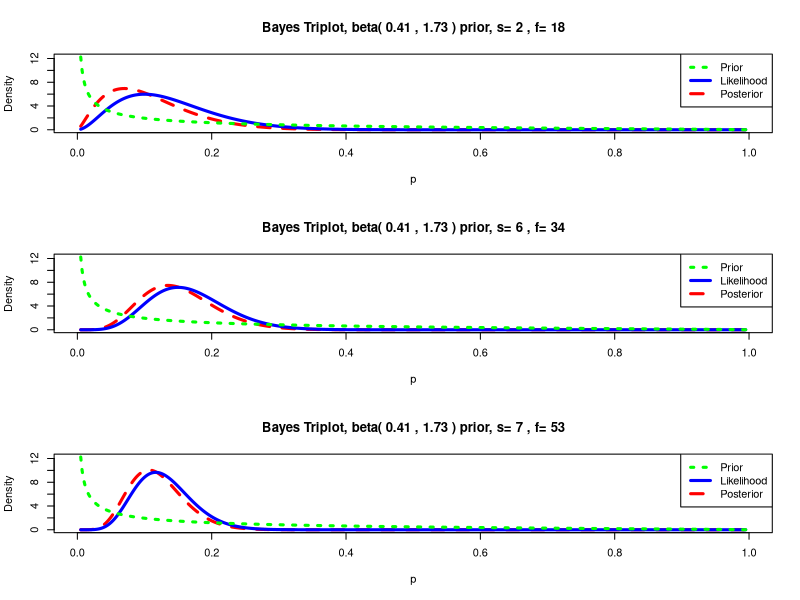
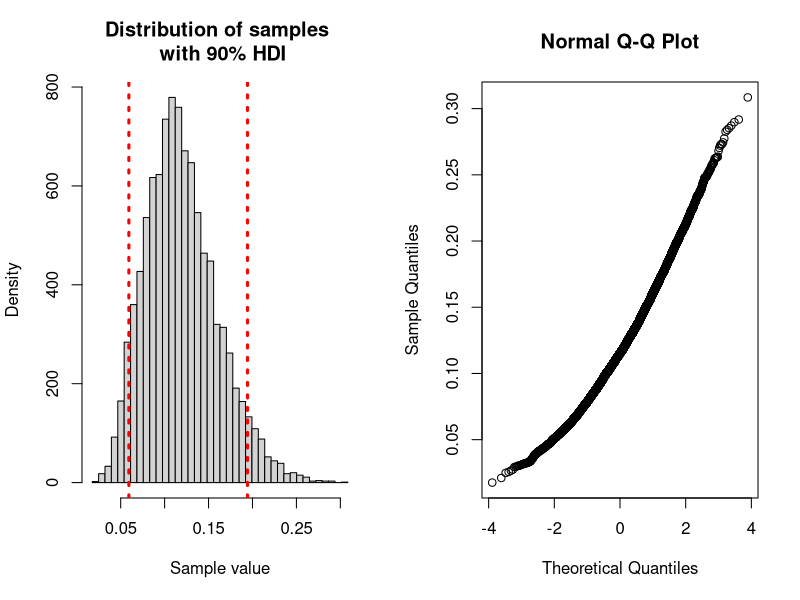
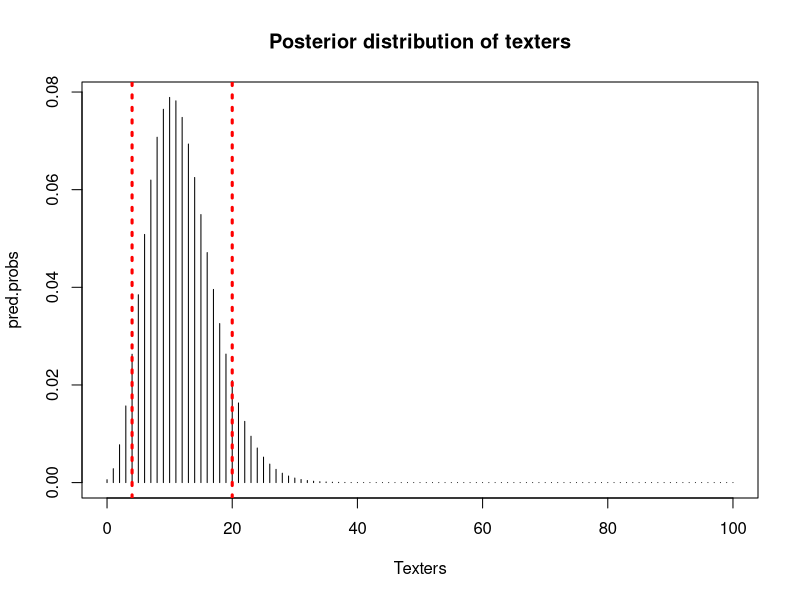
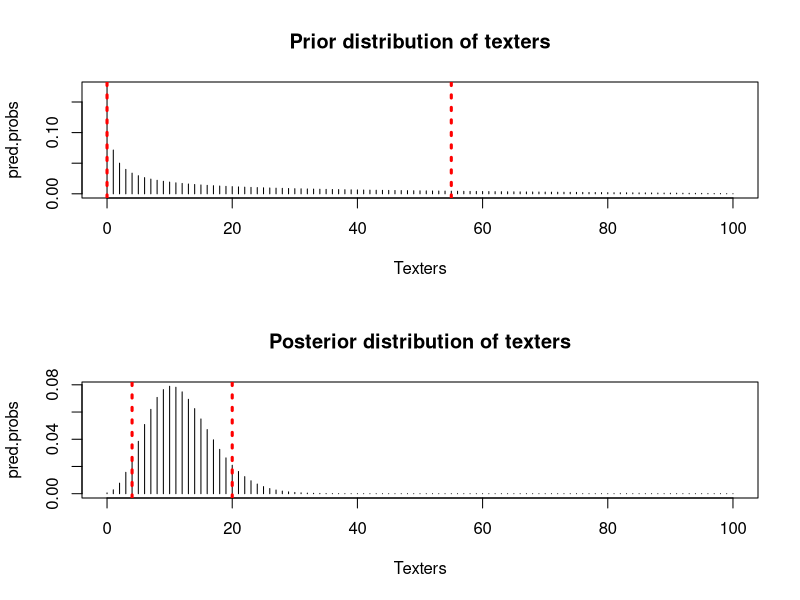

These figures' R source, in order:


library(LearnBayes)


#~~~~~~~~~~~~~~~~~~~~~~~~
#### National Priors ####
#~~~~~~~~~~~~~~~~~~~~~~~~

# Nationally the chance that a driver is texting is:
#   > P = 0.5, at x = 0.1
#   > P = 0.75 at x = 0.3
  
## Compute the Beta prior, and report the coefficents
beta.prior <- beta.select(list(p=0.5, x=0.1), list(p=0.75, x=.3))
beta.prior



#~~~~~~~~~~~~~~~~~~~~~~~~
#### Update beliefs  ####
#~~~~~~~~~~~~~~~~~~~~~~~~

## Plot the prior, likelihood and posterior three times as you update
## your belief based on collecting more data

# a. 2 texting out of 20 drivers
# b. 4 texting out of 20 drivers
# c. 1 texting out of 20 drivers

par(mfrow = c(3,1))

beta.prior + c(2, 18)
triplot(beta.prior, c(2, 18))

beta.prior + c(2 + 4, 18 + 16)
triplot(beta.prior, c(2 + 4, 18 + 16))

beta.prior + c(2 + 4 + 1, 18 + 16 + 19)
triplot(beta.prior, c(2 + 4 + 1, 18 + 16 + 19))

par(mfrow = c(1,1))



#~~~~~~~~~~~~~~~~~~~~~~~~~~~~~~~~~~
#### Simulate final posterior  ####
#~~~~~~~~~~~~~~~~~~~~~~~~~~~~~~~~~~


# – Simulate the final posterior distribution and do the following:
#   > Plot the posterior with the 90% HDI shown

beta.post <- beta.prior + c(2 + 4 + 1, 18 + 16 + 19)
post.sample <- rbeta(10000, beta.post[1], beta.post[2])

par(mfrow = c(1,2))
quants = quantile(post.sample, c(0.05, 0.95))
breaks = seq(min(post.sample), max(post.sample), length.out = 41)
hist(post.sample, breaks = breaks, 
     main = 'Distribution of samples \n with 90% HDI',
     xlab = 'Sample value',
     ylab = 'Density')
abline(v = quants[1], lty = 3, col = 'red', lwd = 3)
abline(v = quants[2], lty = 3, col = 'red', lwd = 3)
qqnorm(post.sample)
par(mfrow = c(1,1))



# > Report the upper and lower limits of the 90% HDI
quants



# > Of the next hundred drivers what are the number of texting drivers
# in the 90% HDI?

f_prob_dist <- function(n = 100, beta, title) {
  s <- 0:n
  pred.probs <- pbetap(beta, n, s)
  discrete.distribution <- discint(cbind(s, pred.probs), 0.90)
  
  plot(s, pred.probs, type="h", 
       main = title,
       xlab = 'Texters')
  abline(v = max(discrete.distribution$set), lty = 3, col = 'red', lwd = 3)
  abline(v = min(discrete.distribution$set), lty = 3, col = 'red', lwd = 3)
}

f_prob_dist(beta = beta.post, title = "Posterior distribution of texters")



# > Are the drivers in this area better or worse that the national figures
# indicate?
par(mfrow = c(2,1))
f_prob_dist(beta = beta.prior, title = "Prior distribution of texters")
f_prob_dist(beta = beta.post, title = "Posterior distribution of texters")
par(mfrow = c(1,1))
